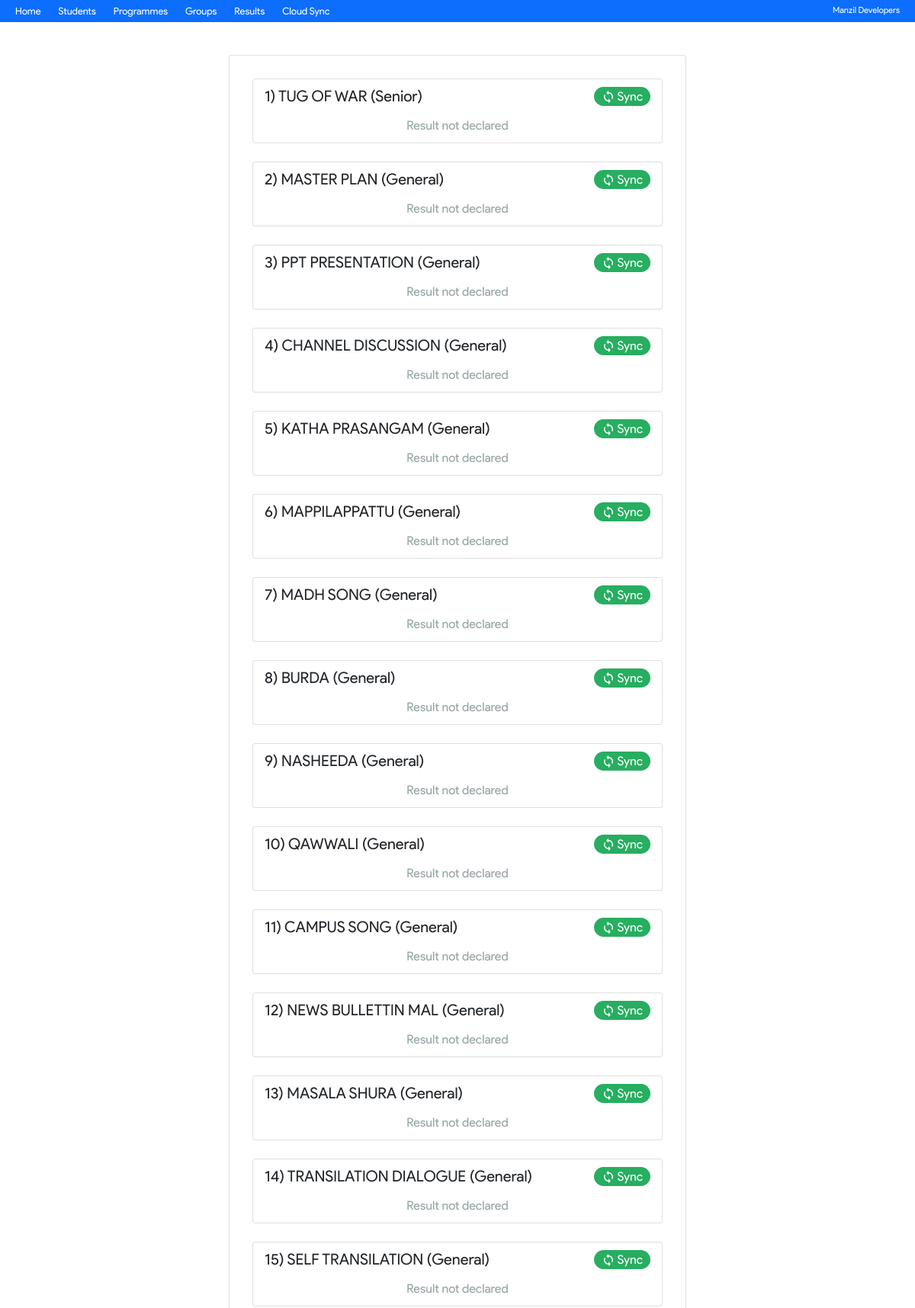
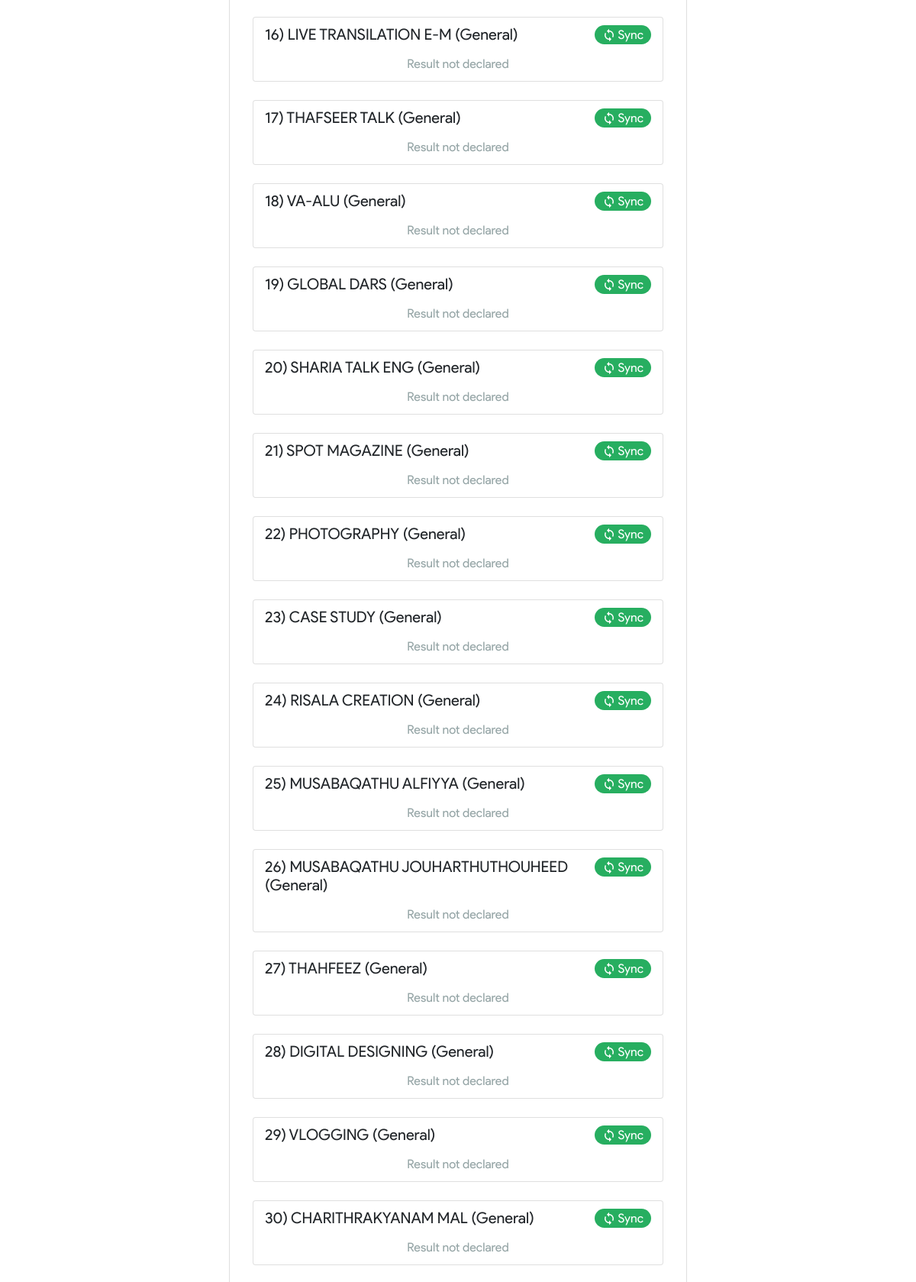
The app's page /results.php (upper part) with its own data (2 pictures, top to bottom).
### tables this page shows
CREATE TABLE `program` (
  `id` int(11) NOT NULL,
  `name` varchar(255) NOT NULL,
  `section` varchar(5) NOT NULL,
  `addedOn` timestamp NOT NULL DEFAULT current_timestamp(),
  `type` varchar(5) DEFAULT NULL,
  `isCompleted` int(1) DEFAULT NULL,
  `resultDeclared` int(1) DEFAULT NULL,
  `rules` longtext DEFAULT NULL,
  `topics` longtext DEFAULT NULL
);

### inc/common.php (called while the page is built, shortened)
<?php
function getSection($sec)
{
  switch ($sec) {
        case 'jr':
          return "Junior";
          break;
    case 'sr':
      return "Senior";
      break;
        case 'gn':
          return "General";
          break;
  }
}

### results.php (the view, shortened to what this page needs)
<!DOCTYPE html>
<html lang="en">
<head>
    <?php include 'inc/head.php'; ?>
    <link rel="stylesheet" href="css/style.css">
</head>
<body>
    <?php include 'inc/nav.php';
    include 'inc/common.php';
$resSQL = "SELECT * FROM  program ORDER BY resultDeclared desc, isCompleted desc";
$res = mysqli_query($conn, $resSQL);
echo '<div class="card centerCard">';
$index = 1;
if(mysqli_num_rows($res)>0){
    while($r = mysqli_fetch_assoc($res)){
        $snId = $r['id'];
        $declared = $r['resultDeclared'];
        echo'<div class="card"  style="padding:10px 15px;">';
        echo '<div class="fx">
        <h5 style="margin-bottom:15px;">'.$index.') '.$r['name'].' ('.getSection($r['section']).')</h5>
        <a id="'.$snId.'" class="syncBtn"
        style="
        background:';
        if($declared==1){
            echo'#c0392b';
                    }else{
                        echo'#27ae60';
                    }
        echo'" onClick="markDeclared('.$snId.',';
        if($declared==1){
echo'0';
        }else{
            echo'1';
        }
        echo')">';
       if($declared==1){
        echo'<img src="img/unsync.svg" style="margin-right:2px;" height="18px"> Unsync';
                }else{
                    echo'<img src="img/sync.svg" style="margin-right:2px;" height="18px"> Sync';
                }
        echo'</a></div>';
        $snSQL = "SELECT programlist.studentid, programlist.rank, students.name, students.chest, students.team FROM programlist, students
        WHERE programlist.programid = $snId AND programlist.rank>0 AND programlist.studentid = students.id ORDER BY programlist.rank";
        $snRes = mysqli_query($conn, $snSQL);
        if(mysqli_num_rows($snRes)>0){
while($r2 = mysqli_fetch_assoc($snRes)){
    echo' <div style="display:flex; margin-bottom:10px;"> <span class="rank">'.$r2['rank'].'</span>';
    echo $r2['name'].'<span class="chestNum">'.$r2['chest'].'</span> ('.strtoupper($r2['team']).')</div>';
}
        }else{
            echo'<center><font color="#95a5a6">Result not declared</font></center>';
        }
        echo'</div><br>';
        $index++;
    }
}
echo'</div>';
    ?>
</body>
</html>

### css/style.css (style rules this page uses)
body { font-family: 'MGregular'; margin: 0; }
body a { text-decoration: none; }
.centerCard { width: 50%; margin-left: 25%; padding: 30px; }

### results.php (style rules this page uses)
.syncBtn { background: #27ae60; color: #fff; padding: 5px 10px; border-radius: 50px; height: 25px; display: flex; justify-content: center; align-items: center; transition: 0.2s ease; user-select: none; }
.fx { display: flex; justify-content: space-between; }

### records on screen
program: name "TUG OF WAR", section "Senior"
program: name "MASTER PLAN", section "General"
program: name "PPT PRESENTATION", section "General"
program: name "CHANNEL DISCUSSION", section "General"
program: name "KATHA PRASANGAM", section "General"
program: name "MAPPILAPPATTU", section "General"
program: name "MADH SONG", section "General"
program: name "BURDA", section "General"
program: name "NASHEEDA", section "General"
program: name "QAWWALI", section "General"
program: name "CAMPUS SONG", section "General"
program: name "NEWS BULLETTIN MAL", section "General"
program: name "MASALA SHURA", section "General"
program: name "TRANSILATION DIALOGUE", section "General"
program: name "SELF TRANSILATION", section "General"
program: name "LIVE TRANSILATION E-M", section "General"
program: name "THAFSEER TALK", section "General"
program: name "VA-ALU", section "General"
program: name "GLOBAL DARS", section "General"
program: name "SHARIA TALK ENG", section "General"
program: name "SPOT MAGAZINE", section "General"
program: name "PHOTOGRAPHY", section "General"
program: name "CASE STUDY", section "General"
program: name "RISALA CREATION", section "General"
program: name "MUSABAQATHU ALFIYYA", section "General"
program: name "MUSABAQATHU JOUHARTHUTHOUHEED", section "General"
program: name "THAHFEEZ", section "General"
program: name "DIGITAL DESIGNING", section "General"
program: name "VLOGGING", section "General"
program: name "CHARITHRAKYANAM MAL", section "General"
